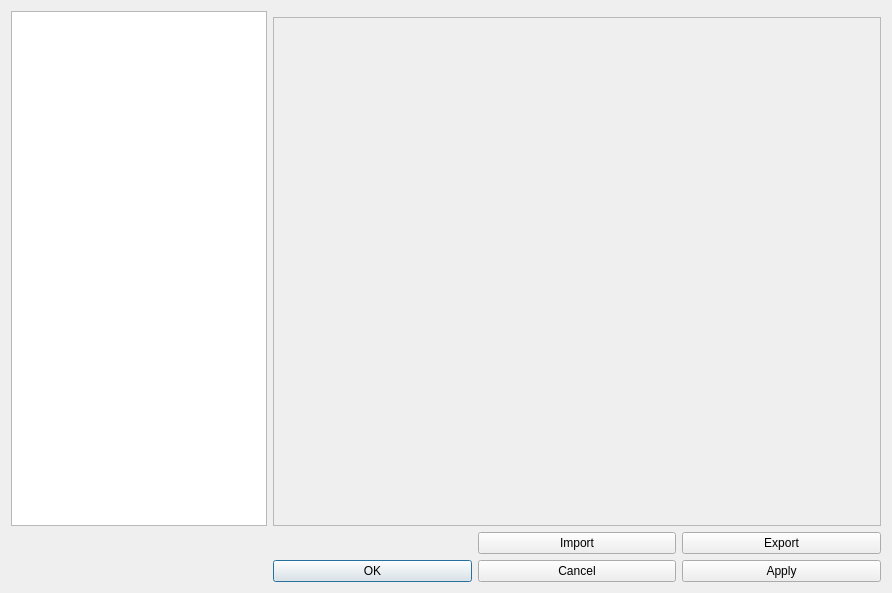
<?xml version="1.0" encoding="UTF-8"?>
<ui version="4.0">
 <class>PreferencesDialog</class>
 <widget class="QDialog" name="PreferencesDialog">
  <property name="geometry">
   <rect>
    <x>0</x>
    <y>0</y>
    <width>892</width>
    <height>593</height>
   </rect>
  </property>
  <property name="sizePolicy">
   <sizepolicy hsizetype="Expanding" vsizetype="Expanding">
    <horstretch>0</horstretch>
    <verstretch>0</verstretch>
   </sizepolicy>
  </property>
  <property name="minimumSize">
   <size>
    <width>0</width>
    <height>0</height>
   </size>
  </property>
  <property name="maximumSize">
   <size>
    <width>16777215</width>
    <height>16777215</height>
   </size>
  </property>
  <property name="windowTitle">
   <string>Preferences</string>
  </property>
  <property name="windowIcon">
   <iconset resource="preferencesDialog.qrc">
    <normaloff>:/preferencesDialog/images/settings.png</normaloff>:/preferencesDialog/images/settings.png</iconset>
  </property>
  <layout class="QGridLayout" name="gridLayout">
   <item row="4" column="1">
    <widget class="QPushButton" name="okButton">
     <property name="text">
      <string>OK</string>
     </property>
    </widget>
   </item>
   <item row="4" column="2">
    <widget class="QPushButton" name="cancelButton">
     <property name="text">
      <string>Cancel</string>
     </property>
    </widget>
   </item>
   <item row="4" column="3">
    <widget class="QPushButton" name="applyButton">
     <property name="text">
      <string>Apply</string>
     </property>
    </widget>
   </item>
   <item row="1" column="0" rowspan="2">
    <widget class="QListWidget" name="listWidget">
     <property name="sizePolicy">
      <sizepolicy hsizetype="Preferred" vsizetype="Expanding">
       <horstretch>0</horstretch>
       <verstretch>0</verstretch>
      </sizepolicy>
     </property>
     <property name="maximumSize">
      <size>
       <width>500</width>
       <height>16777215</height>
      </size>
     </property>
     <property name="flow">
      <enum>QListView::TopToBottom</enum>
     </property>
     <property name="viewMode">
      <enum>QListView::ListMode</enum>
     </property>
     <property name="uniformItemSizes">
      <bool>true</bool>
     </property>
     <property name="wordWrap">
      <bool>true</bool>
     </property>
     <property name="currentRow">
      <number>-1</number>
     </property>
    </widget>
   </item>
   <item row="2" column="1" colspan="3">
    <widget class="QScrollArea" name="scrollArea">
     <property name="minimumSize">
      <size>
       <width>0</width>
       <height>0</height>
      </size>
     </property>
     <property name="widgetResizable">
      <bool>true</bool>
     </property>
     <widget class="QWidget" name="scrollAreaWidgetContents">
      <property name="geometry">
       <rect>
        <x>0</x>
        <y>0</y>
        <width>610</width>
        <height>501</height>
       </rect>
      </property>
      <property name="sizePolicy">
       <sizepolicy hsizetype="Preferred" vsizetype="Expanding">
        <horstretch>0</horstretch>
        <verstretch>0</verstretch>
       </sizepolicy>
      </property>
      <layout class="QVBoxLayout" name="verticalLayout">
       <item>
        <widget class="QStackedWidget" name="pageContentWidget">
         <property name="sizePolicy">
          <sizepolicy hsizetype="Preferred" vsizetype="Preferred">
           <horstretch>0</horstretch>
           <verstretch>0</verstretch>
          </sizepolicy>
         </property>
         <widget class="QWidget" name="pageContentWigdetPage1">
          <property name="sizePolicy">
           <sizepolicy hsizetype="Preferred" vsizetype="Preferred">
            <horstretch>0</horstretch>
            <verstretch>0</verstretch>
           </sizepolicy>
          </property>
         </widget>
        </widget>
       </item>
      </layout>
     </widget>
    </widget>
   </item>
   <item row="3" column="3">
    <widget class="QPushButton" name="exportButton">
     <property name="text">
      <string>Export</string>
     </property>
    </widget>
   </item>
   <item row="3" column="2">
    <widget class="QPushButton" name="importButton">
     <property name="text">
      <string>Import</string>
     </property>
    </widget>
   </item>
  </layout>
 </widget>
 <resources>
  <include location="preferencesDialog.qrc"/>
 </resources>
 <connections/>
</ui>
